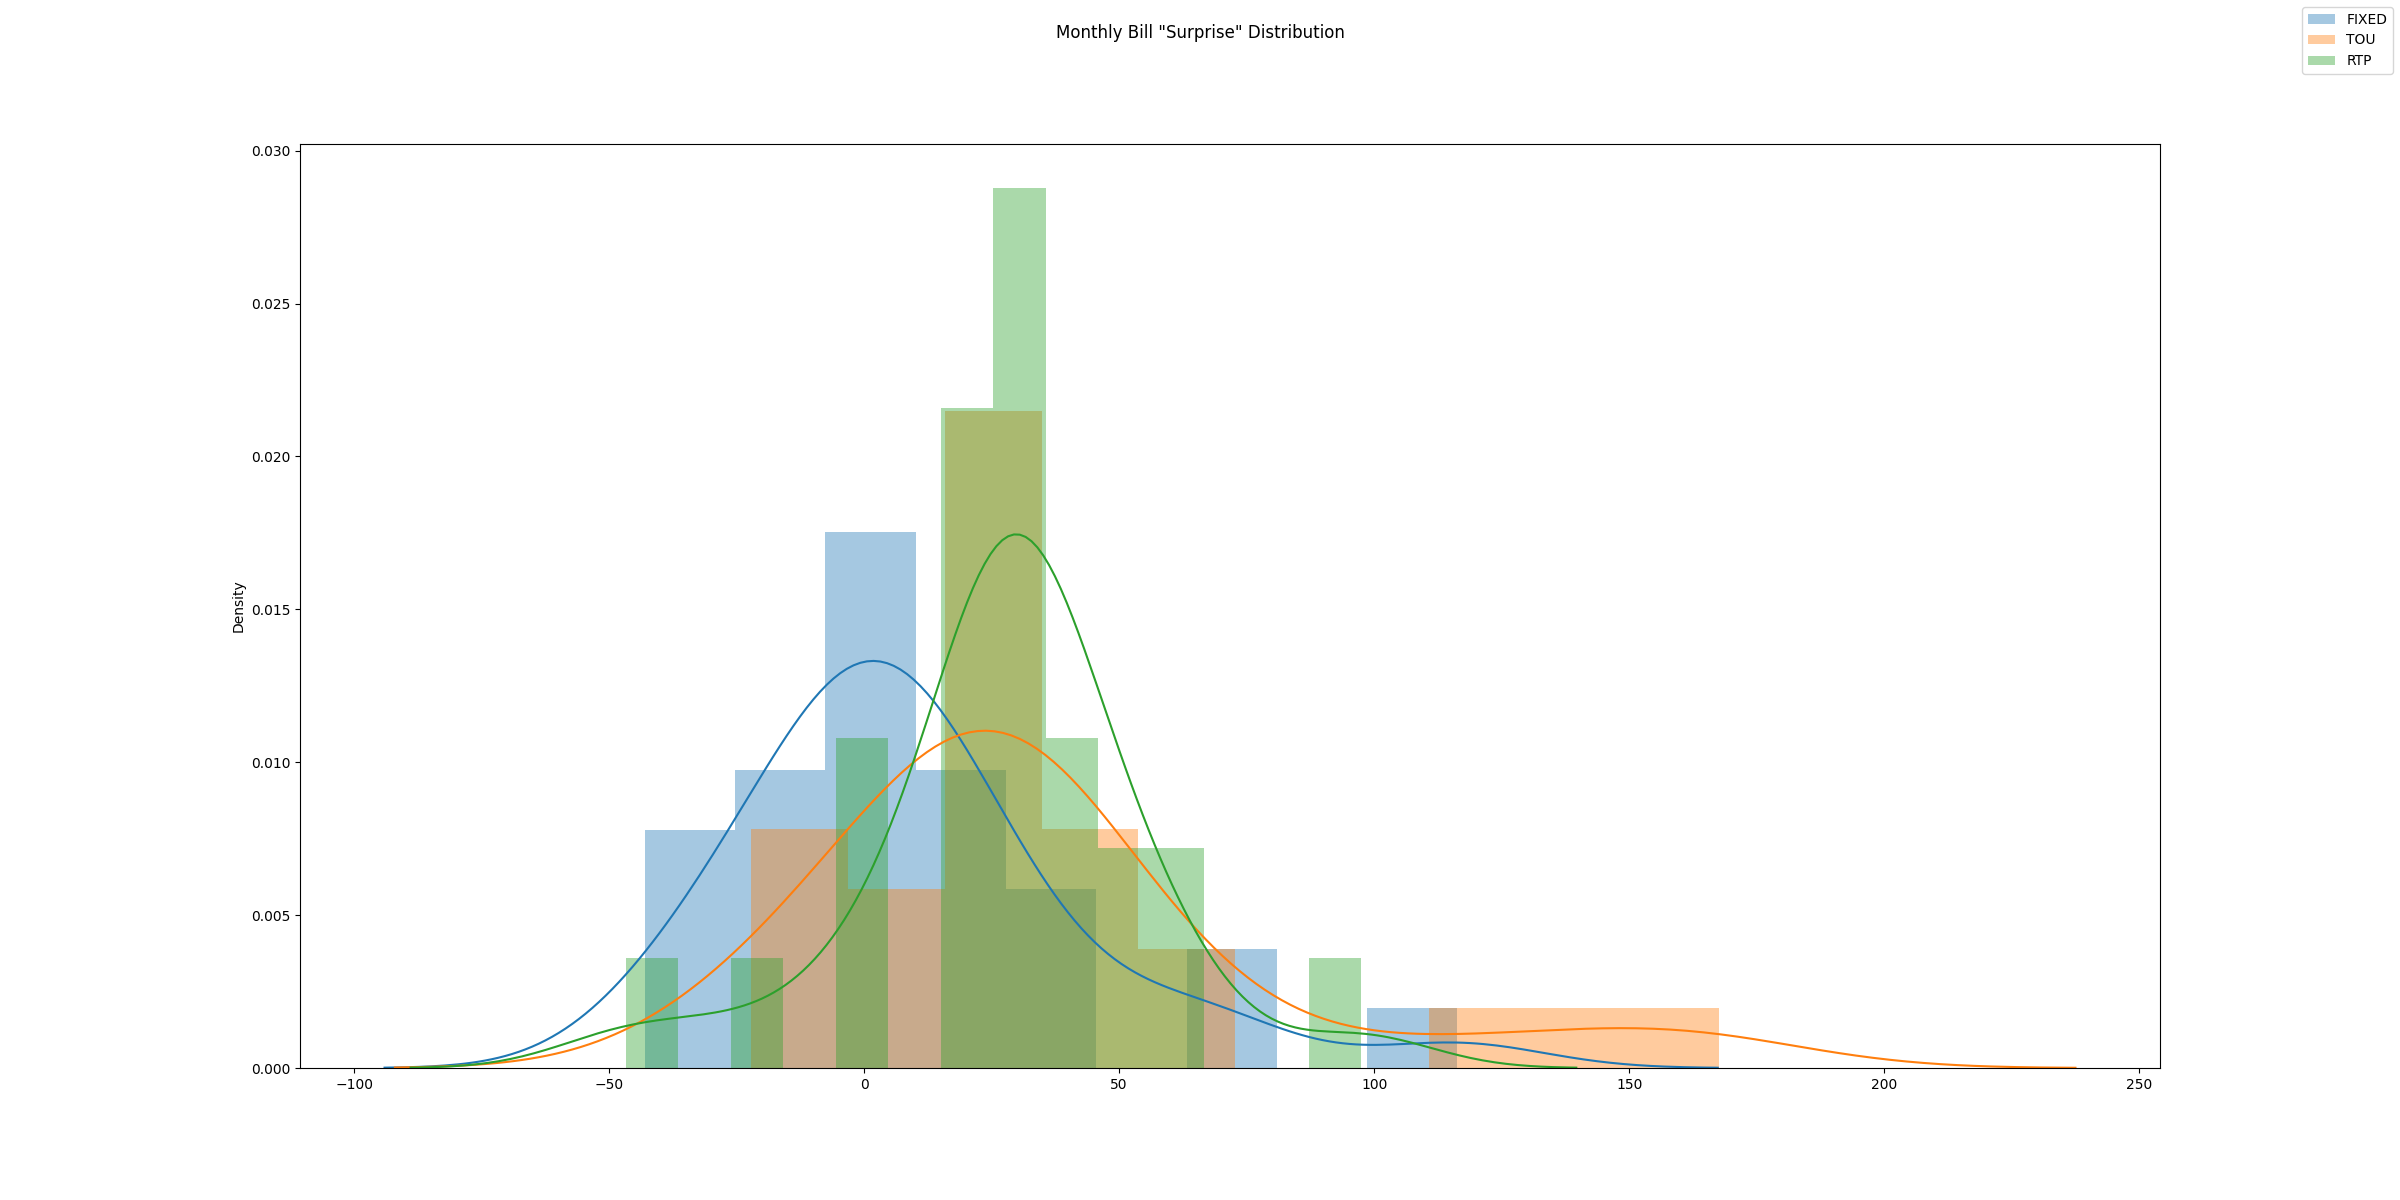

Here is the Python script that generated this plot:
"""This example plots histograms of payments to participants"""
import olypen
import matplotlib.pyplot as pl
import seaborn as sb

olypen.pandas.options.display.width = None
olypen.pandas.options.display.max_columns = None

db = olypen.Olypen()

payments = db.table("billing_report",index_col=["contract_type_code","customer_id"])

result = olypen.pandas.DataFrame(payments.adjusted.groupby(payments.index.names).mean())
fig = pl.figure(figsize=(24,12))
fig.suptitle('Monthly Bill "Surprise" Distribution')
adj = None
table = {}
for tariff in ['FIXED','TOU','RTP']:#result.index.get_level_values(0).unique():
	data = -result.loc[tariff] # negative "surprise" is savings
	if adj == None: 
		adj = -data.mean().tolist()[0]
		print(f"Adjustment is {adj-12.50:.2f}")
	data = data + adj
	mean = data.mean().tolist()[0]
	stdv = data.std().tolist()[0]
	table[tariff] = dict(mean=round(mean,2),stdev=round(stdv,2))
	sb.distplot(data,label=tariff)
fig.legend()
fig.savefig("plot_payments.png")

print(olypen.pandas.DataFrame(table).transpose())
